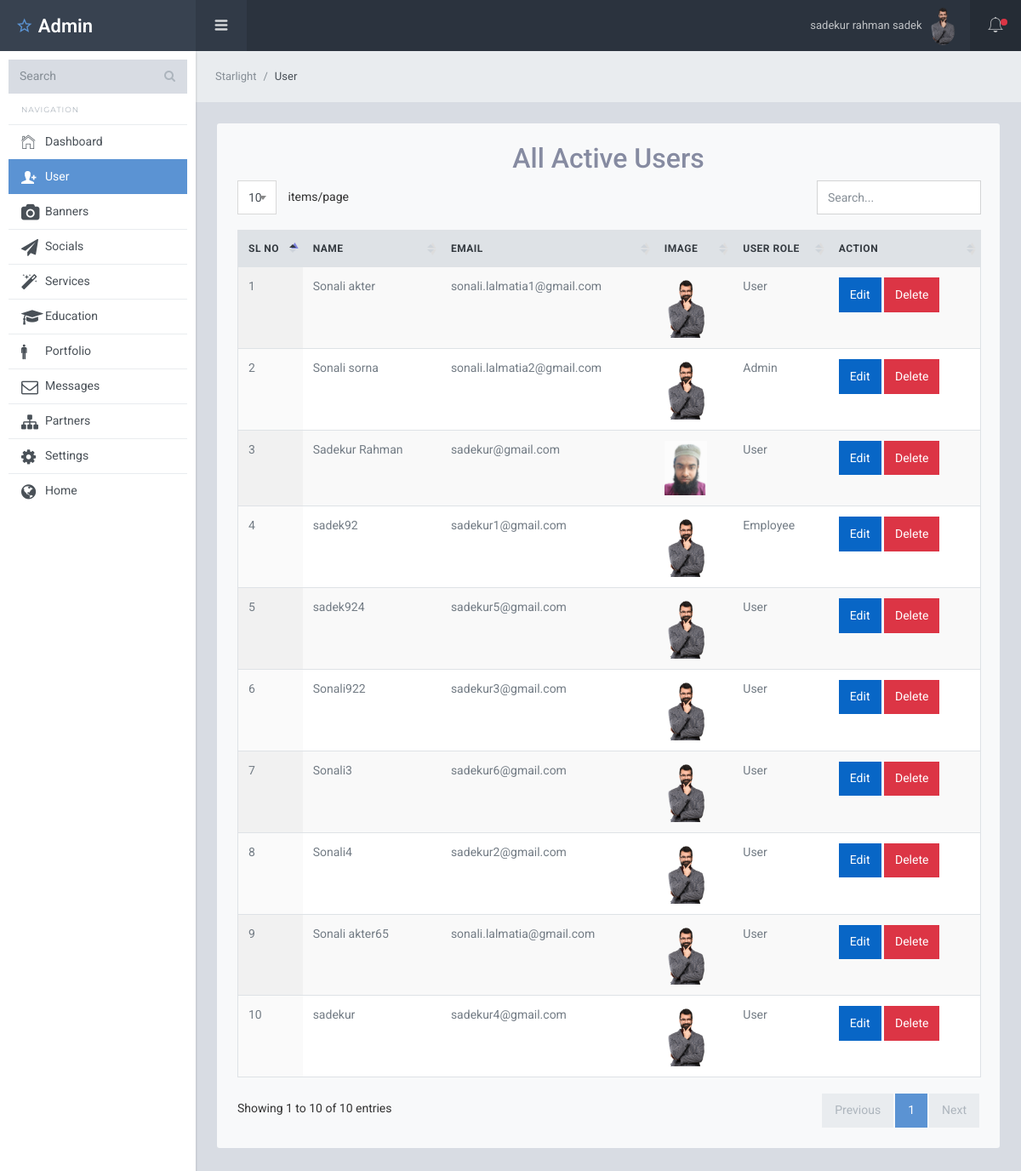
The page /Dashboard/user.php (signed in) on the database its author committed.
### tables this page shows
CREATE TABLE `user_form` (
  `id` int(10) UNSIGNED NOT NULL COMMENT 'Primary key',
  `name` varchar(255) NOT NULL,
  `email` varchar(255) NOT NULL,
  `password` varchar(255) NOT NULL,
  `status` tinyint(4) NOT NULL DEFAULT 1 COMMENT '1=acitve 2=deactive ',
  `role` tinyint(4) NOT NULL DEFAULT 1 COMMENT '1=user 2=employee 3=admin',
  `profile_image` varchar(255) NOT NULL DEFAULT 'default.png'
);

### Dashboard/user.php (the view, shortened to what this page needs)
<?php
    require('inc/header.php');
    require_once"../database.php";
    $select="SELECT * FROM user_form WHERE status=1";
    $query_user =mysqli_query($db,$select);
?>
    <div class="sl-mainpanel">
      <nav class="breadcrumb sl-breadcrumb">
        <a class="breadcrumb-item" href="index.html">Starlight</a>
        <span class="breadcrumb-item active">User</span>
      </nav>
      <div class="sl-pagebody">
        <div class="sl-page-title">
          <div class="table bg-light rounded p-4">
            <div class="table-header text-center ">
               <h2>All Active Users</h2>
            </div>
           <div class="table-wrapper">
            <table id="datatable1" class="table display responsive nowrap">
              <thead>
                <tr>
                  <th>Sl No</th>
                  <th>Name</th>
                  <th>Email</th>
                  <th>Image</th>
                  <th>User role</th>
                  <th>Action</th>
                </tr>
              </thead>
              <tbody>
                <?php
                foreach ($query_user as $KEY=>$value) { ?>
                  <tr>
                  <td><?= ++$KEY ?></td>
                  <td><?= $value['name']?></td>
                  <td><?= $value['email']?></td>
                  <td>
                    <img width="50" src="uploads/<?= $value['profile_image']?>">
                  </td>
                  <td>
                    <?php
                    if ($value['role']==1) {
                      echo 'User';
                    }
                    elseif($value['role']==2){
                      echo 'Employee';
                      }
                    else{
                      echo 'Admin';
                    }
                    ?>
                </td>
                  <td>
                    <a href="user_edit.php?user_iq=<?= $value['id']?>" class="btn btn-primary">Edit</a>
                    <button data-id="<?= $value['id']?>" class="btn btn-danger UserDelete ">Delete</button>
                  </td>
                </tr>
                <?php }
                ?>
              </tbody>
            </table>
          </div>
        </div>
        </div>
      </div>
    </div>
    <?php
    require('inc/footer.php');
	?>

### Dashboard/inc/header.php (shortened to what this page needs)
<?php
  require_once'database.php';
  $user_id=$_SESSION['id'];
  $select_user="SELECT * FROM user_form WHERE id=$user_id";
  $query_select_user =mysqli_query($db,$select_user);
  $assoc_select_user=mysqli_fetch_assoc($query_select_user);
  $exp= explode('/', $_SERVER['PHP_SELF']);
  $end_exp= end($exp);
?>
<!DOCTYPE html>
<html lang="en">
  <head>
    <link href="assets/lib/font-awesome/css/font-awesome.css" rel="stylesheet">
    <link href="assets/lib/Ionicons/css/ionicons.css" rel="stylesheet">
    <link href="assets/lib/perfect-scrollbar/css/perfect-scrollbar.css" rel="stylesheet">
    <link href="assets/lib/highlightjs/github.css" rel="stylesheet">
    <link href="assets/lib/datatables/jquery.dataTables.css" rel="stylesheet">
    <link href="assets/lib/select2/css/select2.min.css" rel="stylesheet">
    <link rel="stylesheet" href="assets/css/starlight.css">
  </head>
  <body>
    <div class="sl-logo"><a href=""><i class="icon ion-android-star-outline"></i> Admin</a></div>
    <div class="sl-sideleft">
      <div class="input-group input-group-search">
        <input type="search" name="search" class="form-control" placeholder="Search">
        <span class="input-group-btn">
          <button class="btn"><i class="fa fa-search"></i></button>
        </span>
      </div>
      <label class="sidebar-label">Navigation</label>
      <div class="sl-sideleft-menu">
        <a href="dashboard.php" class="sl-menu-link <?=$end_exp=='dashboard.php'?'active':''?>">
          <div class="sl-menu-item">
            <i class="menu-item-icon icon ion-ios-home-outline tx-22"></i>
            <span class="menu-item-label">Dashboard</span>
          </div>
        </a>
        <a href="user.php" class="sl-menu-link <?=$end_exp=='user.php'?'active':''?>">
          <div class="sl-menu-item">
            <i class="menu-item-icon icon ion-person-add tx-20"></i>
            <span class="menu-item-label">User</span>
          </div>
        </a>
        <a href="banner.php" class="sl-menu-link <?=$end_exp=='banner.php'?'active':''?>">
          <div class="sl-menu-item">
            <i class="menu-item-icon fa fa-camera tx-20"></i>
            <span class="menu-item-label">Banners</span>
          </div>
        </a>
        <a href="social.php" class="sl-menu-link <?=$end_exp=='social.php'?'active':''?>">
          <div class="sl-menu-item">
            <i class="menu-item-icon fa fa-send tx-20"></i>
            <span class="menu-item-label">Socials</span>
          </div>
        </a>
        <a href="services.php" class="sl-menu-link <?=$end_exp=='services.php'?'active':''?>">
          <div class="sl-menu-item">
            <i class="menu-item-icon fa fa-magic tx-20"></i>
            <span class="menu-item-label">Services</span>
          </div>
        </a>
        <a href="education.php" class="sl-menu-link <?=$end_exp=='education.php'?'active':''?>">
          <div class="sl-menu-item">
            <i class="menu-item-icon fa fa-graduation-cap tx-20"></i>
            <span class="menu-item-label">Education</span>
          </div>
        </a>
        <a href="portfolio.php" class="sl-menu-link <?=$end_exp=='portfolio.php'?'active':''?>">
          <div class="sl-menu-item">
            <i class="menu-item-icon ion-man tx-20"></i>
            <span class="menu-item-label">Portfolio</span>
          </div>
        </a>
        <a href="contact.php" class="sl-menu-link <?=$end_exp=='contact.php'?'active':''?>">
          <div class="sl-menu-item">
            <i class="menu-item-icon fa fa-envelope-o tx-20"></i>
            <span class="menu-item-label">Messages</span>
          </div>
        </a>
        <a href="partner.php" class="sl-menu-link <?=$end_exp=='partner.php'?'active':''?>">
          <div class="sl-menu-item">
            <i class="menu-item-icon fa fa-sitemap tx-20"></i>
            <span class="menu-item-label">Partners</span>
          </div>
        </a>
        <a href="settings.php" class="sl-menu-link <?=$end_exp=='settings.php'?'active':''?>">
          <div class="sl-menu-item">
            <i class="menu-item-icon fa fa-gear tx-20"></i>
            <span class="menu-item-label">Settings</span>
          </div>
        </a>
        <a target="_blank" href="../index.php" class="sl-menu-link <?=$end_exp=='../index.php'?'active':''?>">
          <div class="sl-menu-item">
            <i class="menu-item-icon fa fa-globe tx-20"></i>
            <span class="menu-item-label">Home</span>
          </div>
        </a>
      </div>
      <br>
    </div>
    <div class="sl-header">
      <div class="sl-header-left">
        <div class="navicon-left hidden-md-down"><a id="btnLeftMenu" href=""><i class="icon ion-navicon-round"></i></a></div>
      </div>
      <div class="sl-header-right">
        <nav class="nav">
          <div class="dropdown">
            <a href="" class="nav-link nav-link-profile" data-toggle="dropdown">
              <span class="logged-name"><?=$_SESSION['name']?></span>
              <img src="uploads/<?=$assoc_select_user['profile_image']?>" class="wd-32 rounded-circle" alt="">
            </a>
          </div>
        </nav>
        <div class="navicon-right">
          <a id="btnRightMenu" href="" class="pos-relative">
            <i class="icon ion-ios-bell-outline"></i>
            <span class="square-8 bg-danger"></span>
          </a>
        </div>
      </div>
    </div>

### Dashboard/inc/footer.php (shortened to what this page needs)
  </body>
</html>

### rows shown on the page
user_form: profile_image (placeholder picture)
user_form: name "Sonali akter", email "sonali.lalmatia1@gmail.com", profile_image (placeholder picture), role "User"
user_form: name "Sonali sorna", email "sonali.lalmatia2@gmail.com", profile_image (placeholder picture), role "Admin"
user_form: name "Sadekur Rahman", email "sadekur@gmail.com", profile_image (picture), role "User"
user_form: name "sadek92", email "sadekur1@gmail.com", profile_image (placeholder picture), role "Employee"
user_form: name "sadek924", email "sadekur5@gmail.com", profile_image (placeholder picture), role "User"
user_form: name "Sonali922", email "sadekur3@gmail.com", profile_image (placeholder picture), role "User"
user_form: name "Sonali3", email "sadekur6@gmail.com", profile_image (placeholder picture), role "User"
user_form: name "Sonali4", email "sadekur2@gmail.com", profile_image (placeholder picture), role "User"
user_form: name "Sonali akter65", email "sonali.lalmatia@gmail.com", profile_image (placeholder picture), role "User"
user_form: name "sadekur", email "sadekur4@gmail.com", profile_image (placeholder picture), role "User"

### other values the page prints
$_SESSION['name'] "sadekur rahman sadek"
